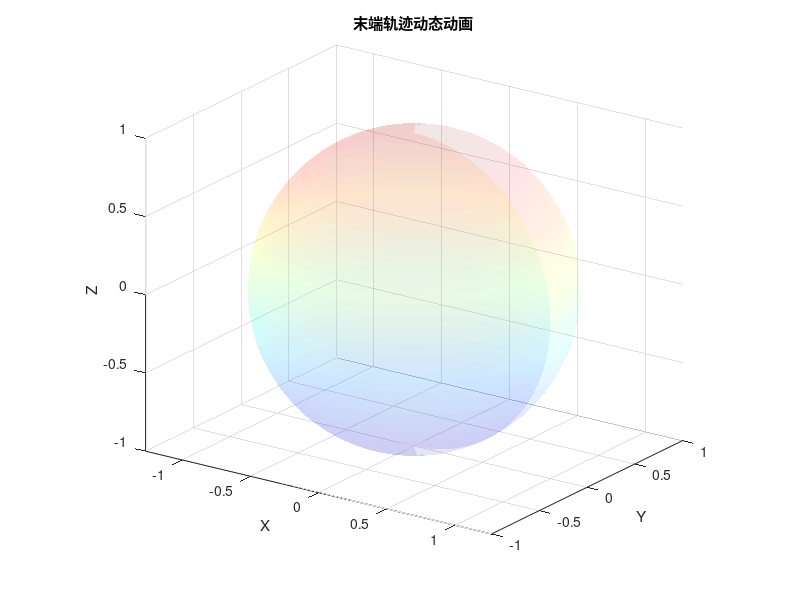

The MATLAB script that drew this image: (Note: this script raises an error after producing the figure.)
function test_CBF_animation
    % 清除环境
    clc; clear; close all;

    % 声明全局变量，用于记录
    global tau_nom_history lhs_check_history control_time_history control_counter;
    tau_nom_history      = [];
    lhs_check_history    = [];
    control_time_history = [];
    control_counter      = 0;

    %% ========== 用户/问题设置 ==========
    % Barrier 半径与中心
    r    = 1.0;
    p0   = [0;0;0];

    % 预设时间参数
    T_s     = 2;          
    T_theta = 1;          
    T_psi   = (T_s+T_theta)/2;
    c_gain  = 1.0;
    t0_val  = 0.0;

    % CBF 增益
    alpha0 = 1;  alpha1 = 1;
    beta   = 1;  gamma  = 1;

    % PD 名义控制律增益
    Kp = 10*eye(3);
    Kd =  5*eye(3);

    % 模拟 GP 的均值和方差函数
    mu_fn    = @(x,theta_hat) ones(3,1);
    sigma_fn = @(x,theta_hat) 0.5;

    % 期望位置
    q_des = [3;3;3];

    % 初始状态
    q0  = [3;3;3];
    dq0 = [0;0;0];
    x0  = [q0; dq0];

    % ode45 选项
    opts = odeset('RelTol',1e-7,'AbsTol',1e-8);

    %% ========== 分段积分 ==========
    % 第一段 0→1.49
    [t1,x1] = ode45(@robotDynamics, [0,1.49],  x0, opts);
    % 第二段 1.51→1.99
    [t2,x2] = ode45(@robotDynamics, [1.51,1.99], x1(end,:), opts);
    % 第三段 2.01→10
    [t3,x3] = ode45(@robotDynamics, [2.01,10],   x2(end,:), opts);

    % 合并
    tSol = [t1; t2; t3];
    xSol = [x1; x2; x3];

    % 提取末端位置轨迹
    qTraj = xSol(:,1:3).';  % 3×N

    %% ========== 打印初末位置 ==========
    fprintf('At t=0, q = [%.4f,%.4f,%.4f]\n', qTraj(:,1));
    fprintf('At t=10, q = [%.4f,%.4f,%.4f]\n\n', qTraj(:,end));

    %% ========== 动画展示 ==========
    figure('Position',[200,200,800,600]);
    hold on; axis equal; grid on
    xlabel('X'); ylabel('Y'); zlabel('Z');
    view(35,20);
    title('末端轨迹动态动画');

    % 画安全球体
    [X,Y,Z] = sphere(50);
    surf(X, Y, Z, 'FaceAlpha',0.1,'EdgeColor','none');
    colormap jet;

    % 准备动画线条
    hAnim = animatedline('LineWidth',2,'Marker','o','MarkerSize',5,'MarkerFaceColor','r');
    legend('Trajectory','Safety Zone','Location','best');

    % 以平均步长 pause
    dt_mean = mean(diff(tSol));
    for k = 1:length(tSol)
        addpoints(hAnim, qTraj(1,k), qTraj(2,k), qTraj(3,k));
        drawnow;
        pause(dt_mean);
    end

    %% ========== （可选）回传至 base workspace ==========
    assignin('base','tau_nom_history',       tau_nom_history);
    assignin('base','lhs_check_history',    lhs_check_history);
    assignin('base','control_time_history', control_time_history);
    disp('控制记录已存入 workspace.');

    %% ======== 嵌套函数：动力学 + 控制律 + CBF 辅助函数 ========
    function dxdt = robotDynamics(t,x)
        q  = x(1:3);
        dq = x(4:6);
        tau = controlLaw(t,x);
        % 简化模型 M=I => ddq = tau
        dxdt = [dq; tau];
    end

    function tau = controlLaw(t,x)
        q  = x(1:3);
        dq = x(4:6);

        % CBF 项
        h_val   = r^2 - norm(q-p0)^2;
        dhdq    = -2*(q-p0);
        psi_val = dhdq.'*dq + alpha0*z0(t)*h_val;
        ah_val  = dq.'*(-2*eye(3))*dq ...
                  + alpha0*z0(t)*(dhdq.'*dq) ...
                  + alpha0*dz0(t)*h_val;
        bh_val  = dhdq;

        % GP 估计
        mu_val    = mu_fn(x,[]);
        sigma_val = sigma_fn(x,[]);

        % 安全修正量
        amu = ah_val + bh_val.'*mu_val ...
               - norm(bh_val)*(beta*sigma_val+gamma) ...
               + alpha1*z1(t)*psi_val;

        % nominal PD 控制
        tau_n = -Kp*(q-q_des) - Kd*dq;

        % 判别式
        lhs = amu + bh_val.'*tau_n;

        % 记录
        control_counter = control_counter + 1;
        control_time_history(control_counter) = t;
        tau_nom_history(:,control_counter)     = tau_n;
        lhs_check_history(control_counter)     = lhs;

        % 选取
        if lhs >= 0
            tau = tau_n;
        else
            % 投影 + 修正
            denom = bh_val.'*bh_val;
            tau = (eye(3)-bh_val*bh_val.'/denom)*tau_n ...
                  - (amu/denom)*bh_val;
        end
    end

    % z0, dz0, z1
    function v = z0(t)
        A = (t-t0_val); B = (T_s-t);
        v = (T_s^2 + c_gain*(A^2 - A*T_s)^2)/(B^2);
    end
    function v = dz0(t)
        A = (t-t0_val); B = (T_s-t);
        part1 = c_gain*2*(A^2-A*T_s)*(2*A-T_s)*B^2;
        part2 = (T_s^2 + c_gain*(A^2-A*T_s)^2)*(-2*B);
        v = (part1-part2)/(B^4);
    end
    function v = z1(t)
        A = (t-t0_val); B = (T_psi-t);
        v = (T_psi^2 + c_gain*(A^2 - A*T_psi)^2)/(B^2);
    end

end
